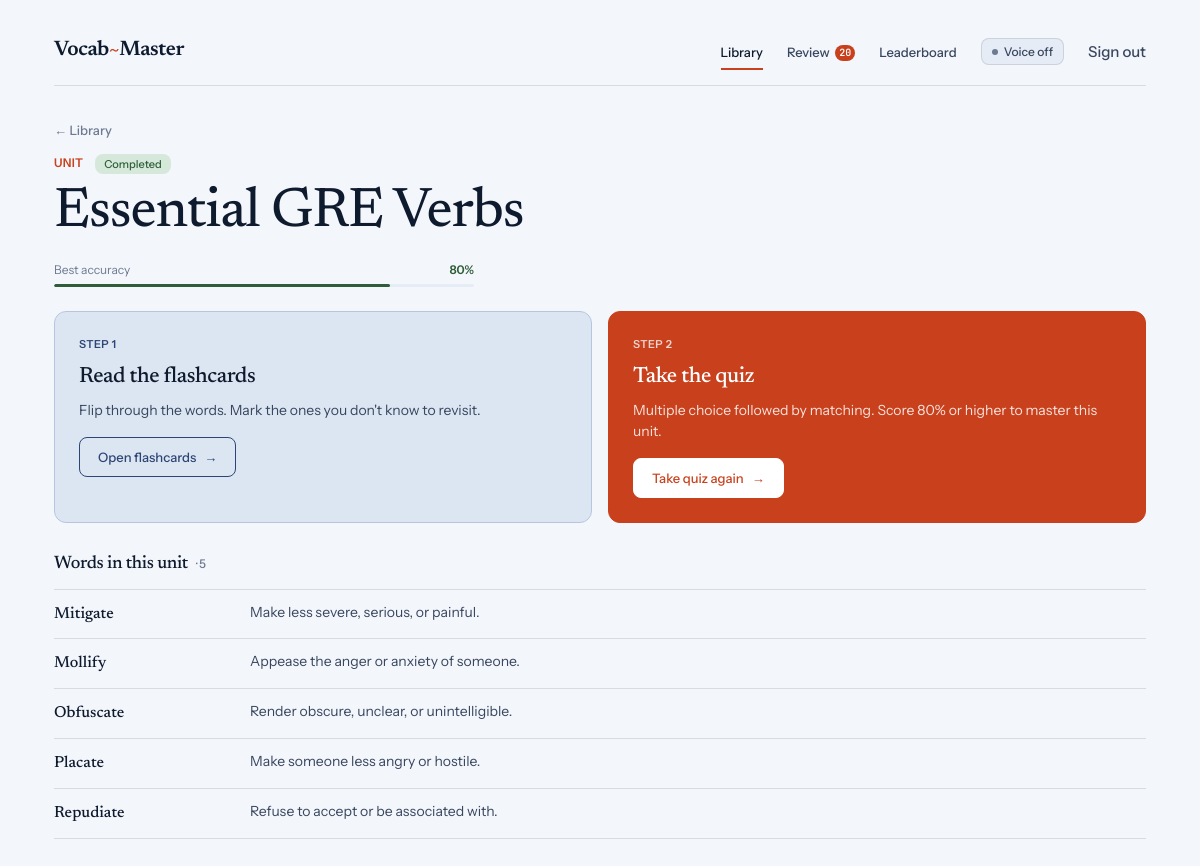
Screenshot of /learn/essential-gre-verbs/ (signed in) with the database file from the repository.
### vocab/models.py (models this page shows, shortened)
class Unit(models.Model):
    title = models.CharField(max_length=150)
    slug = models.SlugField(unique=True, blank=True)

class UnitProgress(models.Model):
    user = models.ForeignKey(User, on_delete=models.CASCADE)
    unit = models.ForeignKey(Unit, on_delete=models.CASCADE)
    is_completed = models.BooleanField(default=False)
    accuracy = models.FloatField(default=0.0)
    class Meta:
        unique_together = ('user', 'unit')

class Flashcard(models.Model):
    unit = models.ForeignKey(Unit, on_delete=models.CASCADE, related_name='flashcards', null=True, blank=True)
    word = models.CharField(max_length=100)
    definition = models.TextField()
    part_of_speech = models.CharField(max_length=40, blank=True)
    ipa = models.CharField(max_length=120, blank=True, verbose_name='IPA pronunciation')
    example = models.TextField(blank=True, verbose_name='Example sentence')

### vocab/views.py (the view)
# urls.py: path('learn/<slug:unit_slug>/', views.unit_detail, name='unit_detail'),
@login_required(login_url='login')
def unit_detail(request, unit_slug):
    unit = get_object_or_404(Unit, slug=unit_slug)
    progress = UnitProgress.objects.filter(user=request.user, unit=unit).first()
    return render(request, 'vocab/unit_detail.html', {'unit': unit, 'progress': progress})

### vocab/context_processors.py (called while the page is built)
def due_review_count(request):
    if not request.user.is_authenticated:
        return {}
    count = FlashcardReview.objects.filter(
        user=request.user,
        next_review__lte=timezone.now().date(),
    ).count()
    return {'due_review_count': count}

### vocab/templates/vocab/unit_detail.html (shortened to what this page needs)
{% extends "vocab/base.html" %}
{% block content %}
<div class="back-row reveal">
    <a href="{% url 'unit_hub' %}" class="back-link">&larr; Library</a>
</div>
<section class="ud-head reveal">
    <div class="ud-head-top">
        <span class="eyebrow">Unit</span>
        {% if progress and progress.is_completed %}
            <span class="badge badge-success">Completed</span>
        {% elif progress %}
            <span class="badge badge-info">In progress</span>
        {% else %}
            <span class="badge badge-neutral">Not started</span>
        {% endif %}
    </div>
    <h1 class="display ud-title">{{ unit.title }}</h1>
    <div class="ud-prog">
        <div class="ud-prog-row">
            <span class="meta-text">{% if progress %}Best accuracy{% else %}No attempts yet{% endif %}</span>
            <span class="prog-value {% if progress.is_completed %}t-success{% elif progress %}t-info{% else %}t-tertiary{% endif %}">
                {% if progress %}{{ progress.accuracy|floatformat:0 }}%{% else %}—{% endif %}
            </span>
        </div>
        <div class="ptrack">
            {% if progress %}
                <div class="pfill {% if progress.is_completed %}pfill-success{% else %}pfill-info{% endif %}" style="width: {{ progress.accuracy }}%;"></div>
            {% endif %}
        </div>
    </div>
</section>
<section class="ud-actions reveal d2">
    <div class="action surface action-step1">
        <span class="action-num">Step 1</span>
        <h2>Read the flashcards</h2>
        <p>Flip through the words. Mark the ones you don't know to revisit.</p>
        <a href="{% url 'flashcards' unit.slug %}" class="btn ghost">Open flashcards <span class="arrow">&rarr;</span></a>
    </div>
    <div class="action surface action-primary">
        <span class="action-num">Step 2</span>
        <h2>Take the quiz</h2>
        <p>Multiple choice followed by matching. Score 80% or higher to master this unit.</p>
        <a href="{% url 'quiz_detail' unit.slug %}" class="btn">{% if progress %}Take quiz again{% else %}Start quiz{% endif %} <span class="arrow">&rarr;</span></a>
    </div>
</section>
<section class="ud-words reveal d3">
    <h3 class="ud-words-h">Words in this unit <span class="meta-text">&middot; {{ unit.flashcards.count }}</span></h3>
    <div class="word-list">
        {% for card in unit.flashcards.all %}
        <div class="word-row">
            <span class="word-w">{{ card.word }}</span>
            <span class="word-d">{{ card.definition }}</span>
        </div>
        {% empty %}
        <p class="meta-text">No words yet.</p>
        {% endfor %}
    </div>
</section>
{% endblock %}

### vocab/templates/vocab/base.html (style rules this page uses)
:root { --bg: #F3F6FB; --bg-2: #E6ECF5; --bg-3: #D3DCEA; --t-primary: #0E1A2D; --t-secondary: #38465E; --t-tertiary: #6E7A91; --b-primary: #0E1A2D; --b-secondary: rgba(14, 26, 45, 0.28); --b-tertiary: rgba(14, 26, 45, 0.12); --accent: #C8401C; --accent-soft: #F8DCD0; --s-success-bg: #D6E8DA; --s-success-fg: #2F5D3A; --s-success-bd: #B5CFB9; --s-info-bg: #DCE6F2; --s-info-fg: #2D4574; --s-info-bd: #B7C5DD; --s-warning-bg: #F4E6CC; --s-warning-fg: #7E5414; --s-warning-bd: #E1C893; --s-danger-bg: #F1D9D9; --s-danger-fg: #8B1E2D; --s-danger-bd: #E0B5B5; --serif: 'Newsreader', 'Times New Roman', serif; --sans: 'Instrument Sans', system-ui, sans-serif; --mono: 'JetBrains Mono', ui-monospace, monospace; --r-sm: 5px; --r-md: 8px; --r-lg: 12px; }
*, *::before, *::after { box-sizing: border-box; }
html, body { margin: 0; padding: 0; }
body { background: var(--bg); color: var(--t-primary); font-family: var(--sans); font-size: 15px; line-height: 1.55; min-height: 100vh; -webkit-font-smoothing: antialiased; }
a { color: inherit; text-decoration: none; }
h1, h2, h3, h4 { font-family: var(--serif); font-weight: 500; letter-spacing: -0.02em; line-height: 1.1; margin: 0; }
h1.display { font-weight: 450; line-height: 1.05; }
p { margin: 0 0 1em; }
.btn { display: inline-flex; align-items: center; justify-content: center; gap: 8px; padding: 9px 18px; background: var(--t-primary); color: var(--bg); border: 0.5px solid var(--t-primary); border-radius: var(--r-md); font-family: var(--sans); font-size: 13px; font-weight: 500; cursor: pointer; transition: opacity 0.15s, background 0.15s, color 0.15s, border-color 0.15s; white-space: nowrap; text-decoration: none; }
.btn.ghost { background: transparent; color: var(--t-primary); border-color: var(--b-secondary); }
.btn .arrow { transition: transform 0.15s; }
.back-link { display: inline-flex; align-items: center; gap: 6px; font-family: var(--sans); font-size: 13px; font-weight: 500; color: var(--t-tertiary); transition: color 0.15s, gap 0.15s; }
.surface { background: var(--bg); border: 0.5px solid var(--b-tertiary); border-radius: var(--r-lg); padding: 20px 22px; }
.badge { display: inline-flex; align-items: center; font-size: 11px; font-weight: 500; padding: 2px 9px; border-radius: var(--r-md); white-space: nowrap; line-height: 1.5; }
.badge-success { background: var(--s-success-bg); color: var(--s-success-fg); }
.ptrack { height: 3px; background: var(--bg-2); border-radius: 4px; overflow: hidden; }
.pfill { height: 100%; border-radius: 4px; transition: width 0.3s; }
.pfill-success { background: var(--s-success-fg); }
.eyebrow { display: inline-block; font-family: var(--sans); font-size: 12px; font-weight: 600; color: var(--accent); letter-spacing: 0.02em; text-transform: uppercase; }
.meta-text { font-family: var(--sans); font-size: 12px; color: var(--t-tertiary); }
.t-success { color: var(--s-success-fg); }
.reveal { animation: rise 0.5s cubic-bezier(0.2, 0.7, 0.2, 1) both; }
.reveal.d2 { animation-delay: 0.06s; }
.reveal.d3 { animation-delay: 0.12s; }

### rows the page displays
Unit: title "Essential GRE Verbs", flashcards.count "5"
UnitProgress: accuracy "80"
Flashcard: word "Mitigate", definition "Make less severe, serious, or painful."
Flashcard: word "Mollify", definition "Appease the anger or anxiety of someone."
Flashcard: word "Obfuscate", definition "Render obscure, unclear, or unintelligible."
Flashcard: word "Placate", definition "Make someone less angry or hostile."
Flashcard: word "Repudiate", definition "Refuse to accept or be associated with."

### other values shown
{{ due_review_count }} "20"
